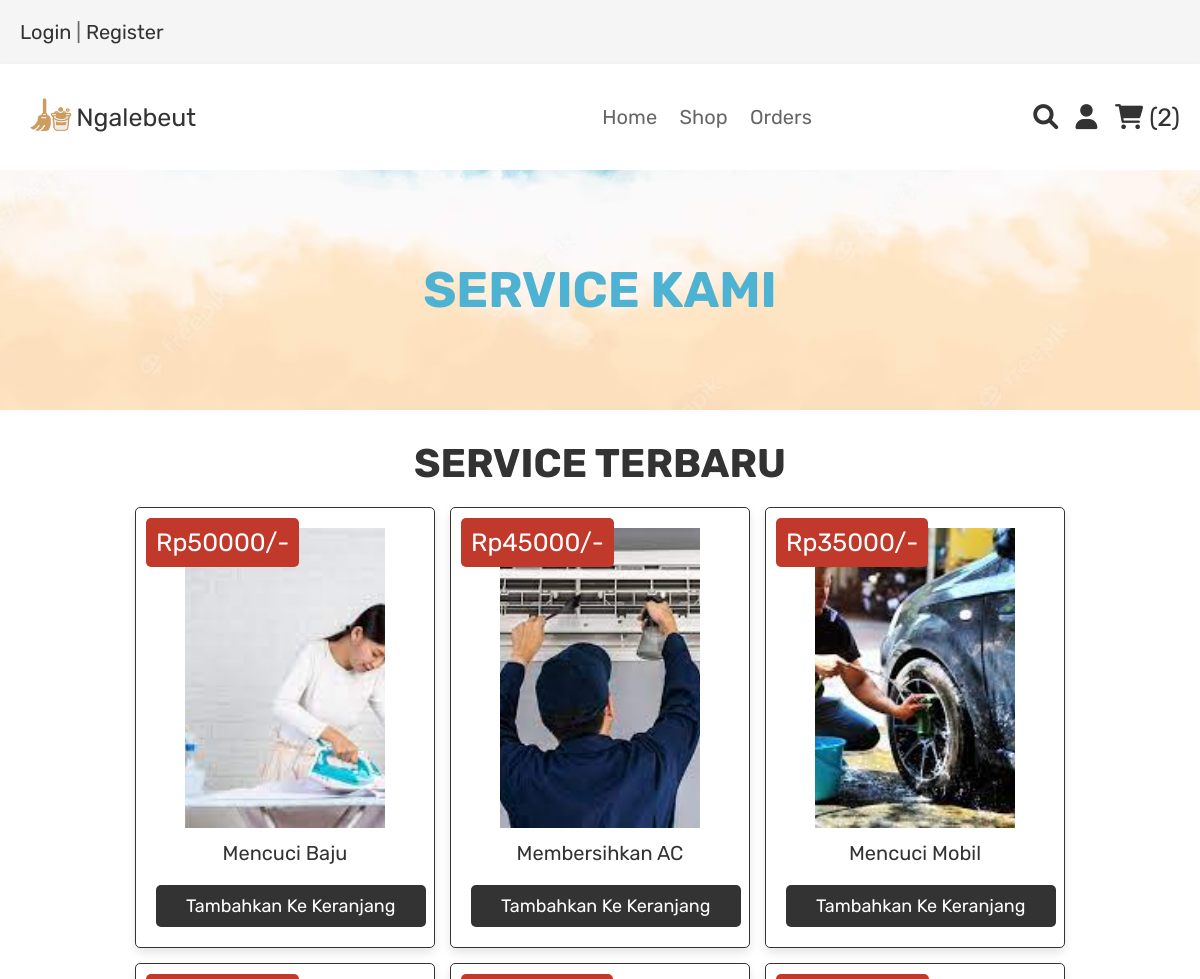
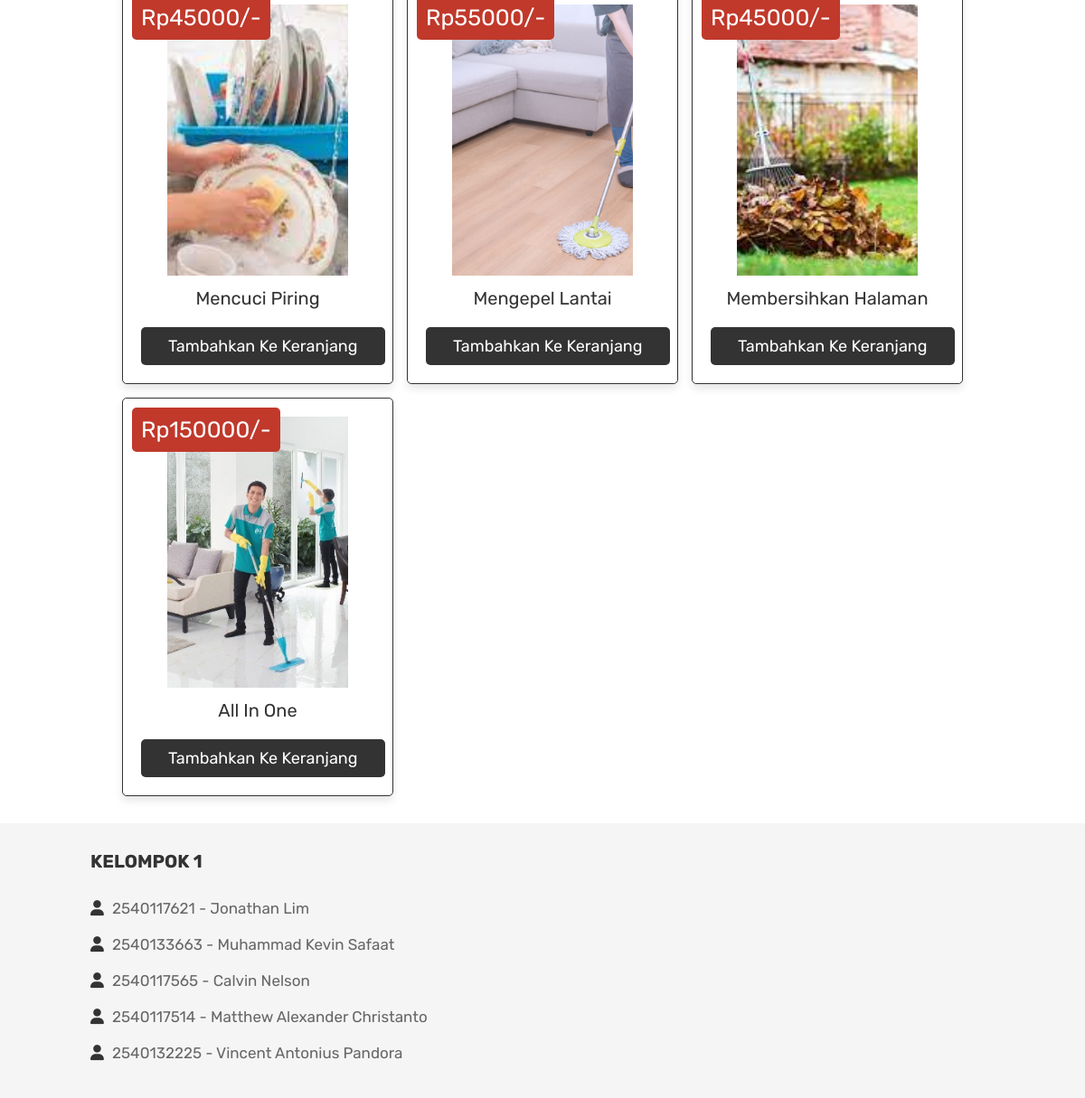
Screenshot of /shop.php (signed in) with the database file from the repository (2 pictures, top to bottom).
### tables this page shows
CREATE TABLE `products` (
  `id` int(100) NOT NULL,
  `name` varchar(100) NOT NULL,
  `price` int(100) NOT NULL,
  `image` varchar(100) NOT NULL
);

### shop.php (the view, shortened to what this page needs)
<?php
include 'config.php';
?>
<!DOCTYPE html>
<html lang="en">
<head>
   <link rel="stylesheet" href="https://cdnjs.cloudflare.com/ajax/libs/font-awesome/6.0.0/css/all.min.css">
   <link rel="stylesheet" href="css/style.css">
</head>
<body>
<?php include 'header.php'; ?>
<div class="heading">
   <h3>SERVICE KAMI</h3>
</div>
<section class="products">
   <h1 class="title">Service Terbaru</h1>
   <div class="box-container">
      <?php
         $select_products = mysqli_query($conn, "SELECT * FROM `products`") or die('query failed');
         if(mysqli_num_rows($select_products) > 0){
            while($fetch_products = mysqli_fetch_assoc($select_products)){
      ?>
     <form action="" method="post" class="box">
      <img class="image" src="uploaded_img/<?php echo $fetch_products['image']; ?>" alt="">
      <div class="name"><?php echo $fetch_products['name']; ?></div>
      <div class="price">Rp<?php echo $fetch_products['price']; ?>/-</div>
      <input type="submit" value="Tambahkan ke keranjang" name="add to cart" class="btn">
     </form>
      <?php
         }
      }else{
         echo '<p class="empty">Belum ada service yang tersedia!</p>';
      }
      ?>
   </div>
</section>
<?php include 'footer.php'; ?>
</body>
</html>

### css/style.css (style rules this page uses)
:root { --black:#8e44ad; --red:#c0392b; --orange:#f39c12; --black:#333; --white:#fff; --light-color:#666; --light-white:#ccc; --light-bg:#f5f5f5; --border:.1rem solid var(--black); --box-shadow:0 .5rem 1rem rgba(0,0,0,.1); }
* { font-family: 'Rubik', sans-serif; margin:0; padding:0; box-sizing: border-box; outline: none; border:none; text-decoration: none; transition:all .2s linear; }
html { font-size: 62.5%; overflow-x: hidden; }
section { padding:3rem 2rem; }
.title { text-align: center; margin-bottom: 2rem; text-transform: uppercase; color:var(--black); font-size: 4rem; }
.btn, .option-btn, .delete-btn, .white-btn { display: inline-block; margin-top: 1rem; padding:1rem 3rem; cursor: pointer; color:var(--white); font-size: 1.8rem; border-radius: .5rem; text-transform: capitalize; }
.white-btn, .btn { background-color: var(--black); }
.heading { min-height: 30vh; display: flex; flex-flow: column; align-items: center; justify-content: center; gap:1rem; background: url(../images/home2.jpg) no-repeat; background-size: cover; background-position: center; text-align: center; }
.heading h3 { font-size: 5rem; color:#4eb2d2; text-transform: uppercase; }
.products .box-container { max-width: 1200px; margin:0 auto; display: grid; grid-template-columns: repeat(auto-fit, 30rem); align-items: flex-start; gap:1.5rem; justify-content: center; }
.products .box-container .box { border-radius: .5rem; background-color: var(--white); box-shadow: var(--box-shadow); padding:2rem; text-align: center; border:var(--border); position: relative; }
.products .box-container .box .image { height: 30rem; width: 20rem; object-fit: cover; }
.products .box-container .box .name { padding:1rem 0; font-size: 2rem; color:var(--black); }
.products .box-container .box .price { position: absolute; top:1rem; left:1rem; border-radius: .5rem; padding:1rem; font-size: 2.5rem; color:var(--white); background-color: var(--red); }

### rows the page displays
products: image (picture), name "Mencuci Baju", price "50000"
products: image (picture), name "Membersihkan AC", price "45000"
products: image (picture), name "Mencuci Mobil", price "35000"
products: image (picture), name "Mencuci Piring", price "45000"
products: image (picture), name "Mengepel Lantai", price "55000"
products: image (picture), name "Membersihkan Halaman", price "45000"
products: image (picture), name "All In One", price "150000"

### other values shown
$cart_rows_number "2"
